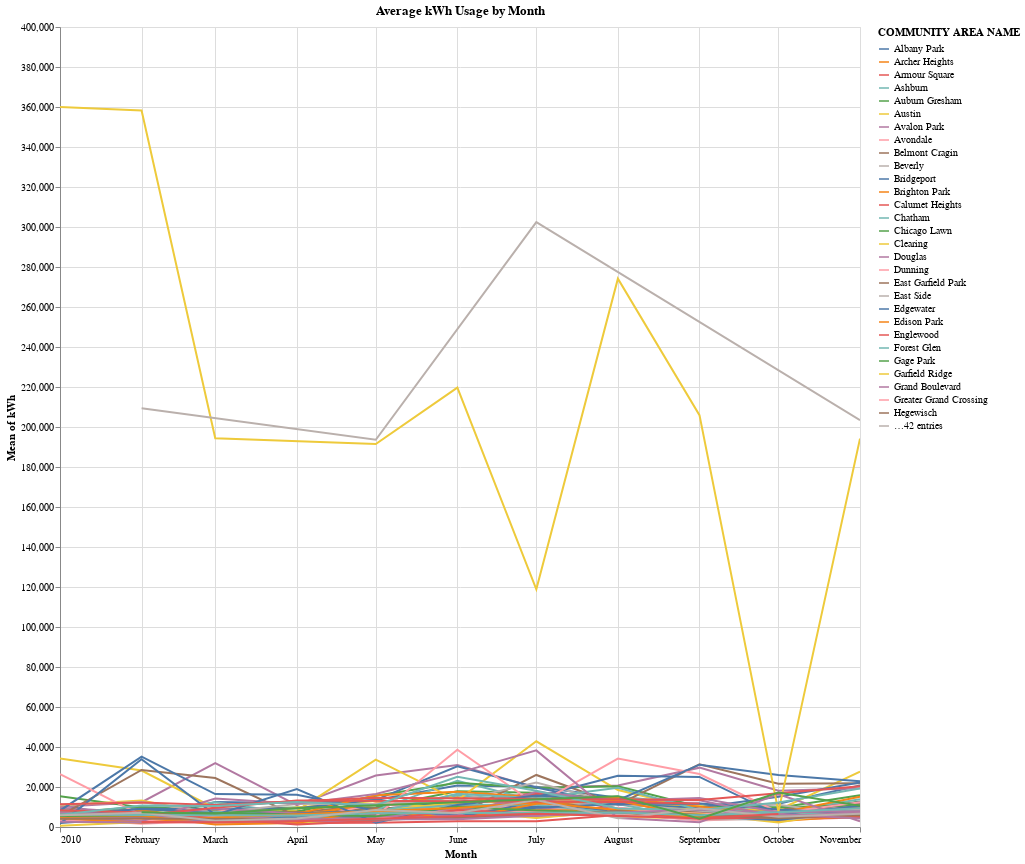

Source (notebook cell):
### Code cell
# Create the Altair interactive chart
brush = alt.selection_interval(encodings=['x', 'y'])

alt.Chart(melt).mark_line().encode(
    x='Month:T',
    y='mean(kWh)',
    color='COMMUNITY AREA NAME:N',
    tooltip=['Month', 'mean(kWh)', 'COMMUNITY AREA NAME']
).properties(
    width=800,
    height=800,
    title='Average kWh Usage by Month'
).add_selection(
        brush
).interactive(bind_y=False)

### Figure 1 — Vega-Lite specification as saved in the notebook (floating-point values rounded to 4 significant figures; data arrays with more than 128 entries replaced by an {"elided": "..."} marker saying what was removed)
{"config": {"view": {"continuousWidth": 300, "continuousHeight": 300}}, "data": {"name": "data-23e24fe26f49644db77a2a88e0235556"}, "mark": {"type": "line"}, "encoding": {"color": {"field": "COMMUNITY AREA NAME", "type": "nominal"}, "tooltip": [{"field": "Month", "type": "nominal"}, {"aggregate": "mean", "field": "kWh", "type": "quantitative"}, {"field": "COMMUNITY AREA NAME", "type": "nominal"}], "x": {"field": "Month", "type": "temporal"}, "y": {"aggregate": "mean", "field": "kWh", "type": "quantitative"}}, "height": 800, "params": [{"name": "param_1", "select": {"type": "interval", "encodings": ["x", "y"]}}, {"name": "param_2", "select": {"type": "interval", "encodings": ["x"]}, "bind": "scales"}], "title": "Average kWh Usage by Month", "width": 800, "$schema": "https://vega.github.io/schema/vega-lite/v5.20.1.json", "datasets": {"data-23e24fe26f49644db77a2a88e0235556": {"elided": "5000 records"}}}
